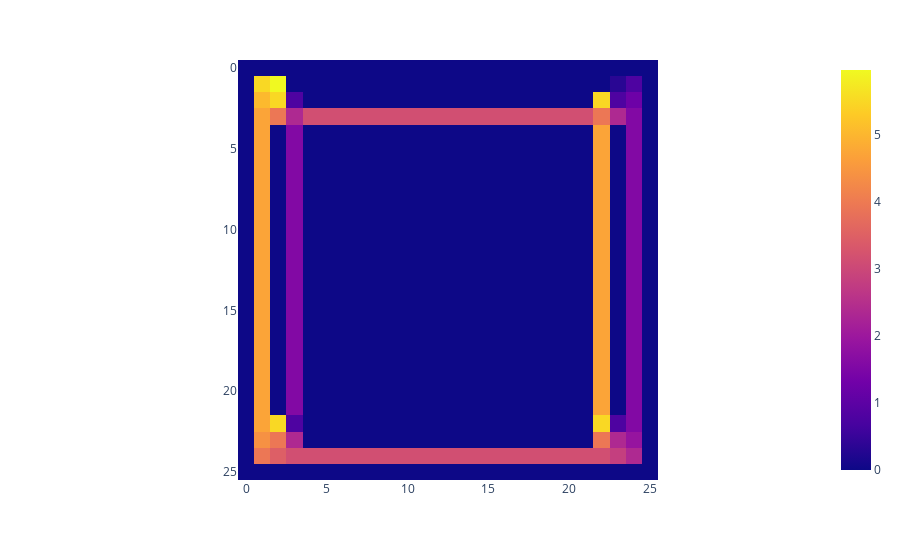

The notebook cell this image was saved under:
### Code cell
#TODO: Calculate the *edge* direction
edge_orientation = None

edge_orientation = np.arctan2(-gx, gy)

for y in range(edge_orientation.shape[0]):
    for x in range(edge_orientation.shape[1]):
        if (edge_orientation[y,x]) < 0:
            edge_orientation[y,x] = edge_orientation[y,x] + 2*np.pi

px.imshow(edge_orientation)

### Figure 1 — Plotly figure (JSON) as saved in the notebook; plotly's stock layout.template omitted (floating-point values rounded to 4 significant figures; data arrays with more than 128 entries replaced by an {"elided": "..."} marker saying what was removed)
{"data": [{"coloraxis": "coloraxis", "hovertemplate": "x: %{x}<br>y: %{y}<br>color: %{z}<extra></extra>", "type": "heatmap", "z": {"elided": "26x26 float values"}}], "layout": {"coloraxis": {"colorscale": [[0, "#0d0887"], [0.1111, "#46039f"], [0.2222, "#7201a8"], [0.3333, "#9c179e"], [0.4444, "#bd3786"], [0.5556, "#d8576b"], [0.6667, "#ed7953"], [0.7778, "#fb9f3a"], [0.8889, "#fdca26"], [1, "#f0f921"]]}, "margin": {"t": 60}, "xaxis": {"constrain": "domain", "scaleanchor": "y"}, "yaxis": {"autorange": "reversed", "constrain": "domain"}}}
